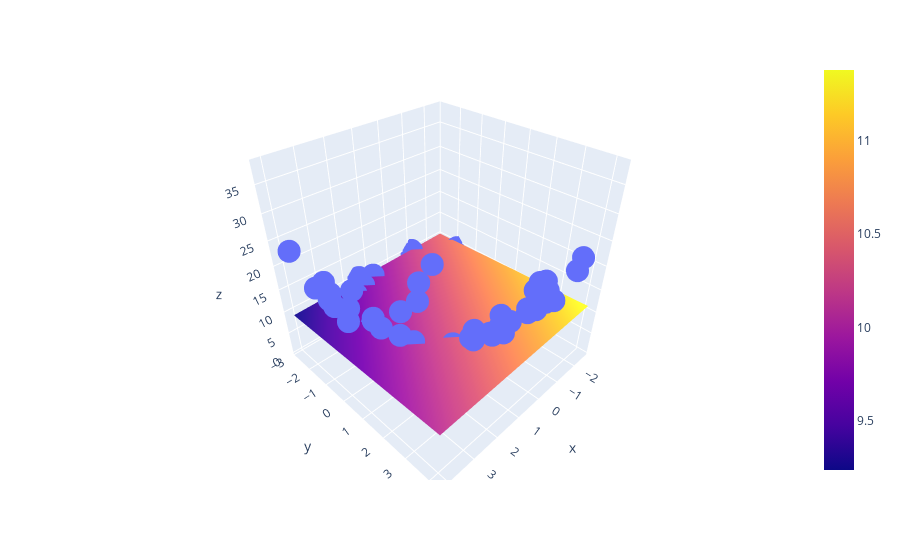

Notebook code cell kept with this figure:
### Code cell
# plot the graph
import plotly.graph_objects as go

fig = px.scatter_3d(df, x=x.ravel(), y=y.ravel(), z=z.ravel())
fig.add_trace(go.Surface(x=x_input, y=y_input, z=z_final))
fig.show()
